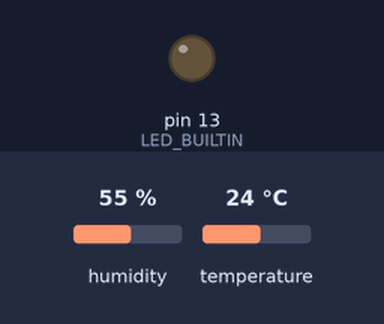
The sketch below on a simulated Arduino Uno, built with avr-gcc and run on an emulated ATmega328P. On the bench: output pins drawn as LEDs (lit = HIGH). Inputs (shaded band) come from the test bench; at power-on: humidity 55 %, temperature 24 °C. What the sketch prints to the serial monitor is not drawn.

Above: at 0.1 s.
At 2.1 s:
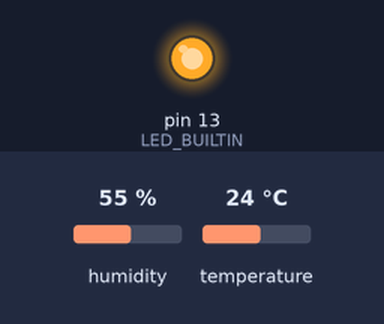
Timing chart, 0 to 4.3 s (numbered marks = the images above):
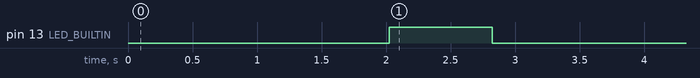

Measured:
- by itself, pin 13 (LED_BUILTIN): LOW → HIGH at 2.0 s, → LOW 0.80 s later

The sketch:

DHTtester.ino
```cpp
// Example testing sketch for various DHT humidity/temperature sensors
// Written by ladyada, public domain

// REQUIRES the following Arduino libraries:
// - DHT Sensor Library: https://github.com/adafruit/DHT-sensor-library
// - Adafruit Unified Sensor Lib: https://github.com/adafruit/Adafruit_Sensor

#include "DHT.h"

#define DHTPIN 2     // Digital pin connected to the DHT sensor
// Feather HUZZAH ESP8266 note: use pins 3, 4, 5, 12, 13 or 14 --
// Pin 15 can work but DHT must be disconnected during program upload.

// Uncomment whatever type you're using!
//#define DHTTYPE DHT11   // DHT 11
#define DHTTYPE DHT11   // DHT 22  (AM2302), AM2321
//#define DHTTYPE DHT21   // DHT 21 (AM2301)

// Connect pin 1 (on the left) of the sensor to +5V
// NOTE: If using a board with 3.3V logic like an Arduino Due connect pin 1
// to 3.3V instead of 5V!
// Connect pin 2 of the sensor to whatever your DHTPIN is
// Connect pin 3 (on the right) of the sensor to GROUND (if your sensor has 3 pins)
// Connect pin 4 (on the right) of the sensor to GROUND and leave the pin 3 EMPTY (if your sensor has 4 pins)
// Connect a 10K resistor from pin 2 (data) to pin 1 (power) of the sensor

// Initialize DHT sensor.
// Note that older versions of this library took an optional third parameter to
// tweak the timings for faster processors.  This parameter is no longer needed
// as the current DHT reading algorithm adjusts itself to work on faster procs.
DHT dht(DHTPIN, DHTTYPE);
float T=26.0 ;
void setup() {
  Serial.begin(9600);
  Serial.println(F("DHTxx test!"));
 pinMode(LED_BUILTIN, OUTPUT);
  dht.begin();
}

void loop() {
  // Wait a few seconds between measurements.

  delay(2000);

  // Reading temperature or humidity takes about 250 milliseconds!
  // Sensor readings may also be up to 2 seconds 'old' (its a very slow sensor)
  float h = dht.readHumidity();
  // Read temperature as Celsius (the default)
  float t = dht.readTemperature();
  // Read temperature as Fahrenheit (isFahrenheit = true)
  float f = dht.readTemperature(true);

  // Check if any reads failed and exit early (to try again).
  if (isnan(h) || isnan(t) || isnan(f)) {
    Serial.println(F("Failed to read from DHT sensor!"));
    return;
  }

  // Compute heat index in Fahrenheit (the default)
  float hif = dht.computeHeatIndex(f, h);
  // Compute heat index in Celsius (isFahreheit = false)
  float hic = dht.computeHeatIndex(t, h, false);
  int a = 1000;
  if (T>t){
    a=a-200;
  digitalWrite(LED_BUILTIN, HIGH);  // turn the LED on (HIGH is the voltage level)
  delay(a);                      // wait for a second
  digitalWrite(LED_BUILTIN, LOW);   // turn the LED off by making the voltage LOW
  delay(a);                      // wait for a second
  }
  if (T<t){
    a=a+200;
  digitalWrite(LED_BUILTIN, HIGH);  // turn the LED on (HIGH is the voltage level)
  delay(a);                      // wait for a second
  digitalWrite(LED_BUILTIN, LOW);   // turn the LED off by making the voltage LOW
  delay(a);                      // wait for a second
  }
  Serial.print(F("3 1 "));
  Serial.print(F("Humidity: "));
  Serial.print(h);
  Serial.print(F("%  Temperature: "));
  Serial.print(t);
  Serial.print(F("°C "));
  Serial.print(f);
  Serial.print(F("°F  Heat index: "));
  Serial.print(hic);
  Serial.print(F("°C "));
  Serial.print(hif);
  Serial.println(F("°F"));
   T = t;

}
```
